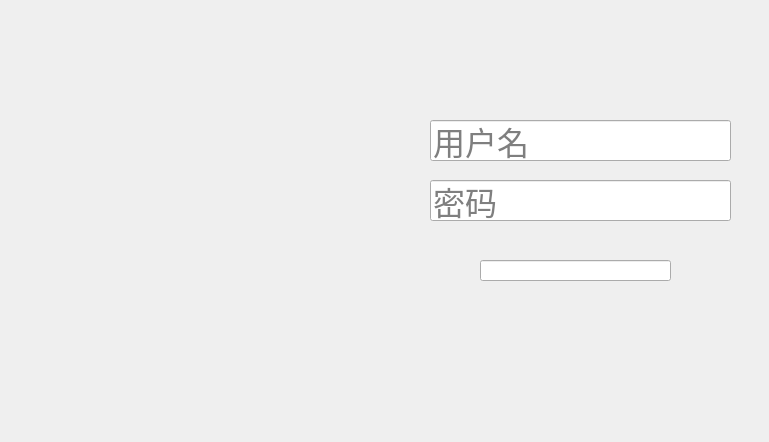
<?xml version="1.0" encoding="UTF-8"?>
<ui version="4.0">
 <class>Login</class>
 <widget class="QDialog" name="Login">
  <property name="geometry">
   <rect>
    <x>0</x>
    <y>0</y>
    <width>769</width>
    <height>442</height>
   </rect>
  </property>
  <property name="sizePolicy">
   <sizepolicy hsizetype="Preferred" vsizetype="Preferred">
    <horstretch>0</horstretch>
    <verstretch>0</verstretch>
   </sizepolicy>
  </property>
  <property name="windowTitle">
   <string>登录/注册</string>
  </property>
  <property name="windowIcon">
   <iconset resource="pics/buttonIcon/buttonicon.qrc">
    <normaloff>:/money_774px_1207513_easyicon.net.png</normaloff>:/money_774px_1207513_easyicon.net.png</iconset>
  </property>
  <widget class="QLabel" name="label_4">
   <property name="geometry">
    <rect>
     <x>0</x>
     <y>0</y>
     <width>771</width>
     <height>441</height>
    </rect>
   </property>
   <property name="toolTip">
    <string/>
   </property>
   <property name="styleSheet">
    <string notr="true">border-image: url(:/login_background.png);</string>
   </property>
   <property name="text">
    <string/>
   </property>
  </widget>
  <widget class="QLineEdit" name="username">
   <property name="geometry">
    <rect>
     <x>430</x>
     <y>120</y>
     <width>301</width>
     <height>41</height>
    </rect>
   </property>
   <property name="font">
    <font>
     <family>Adobe Arabic</family>
     <pointsize>24</pointsize>
    </font>
   </property>
   <property name="toolTip">
    <string>请输入用户名</string>
   </property>
   <property name="placeholderText">
    <string>用户名</string>
   </property>
   <property name="clearButtonEnabled">
    <bool>true</bool>
   </property>
  </widget>
  <widget class="QLineEdit" name="password">
   <property name="geometry">
    <rect>
     <x>430</x>
     <y>180</y>
     <width>301</width>
     <height>41</height>
    </rect>
   </property>
   <property name="font">
    <font>
     <family>Adobe Arabic</family>
     <pointsize>24</pointsize>
    </font>
   </property>
   <property name="toolTip">
    <string>请输入密码</string>
   </property>
   <property name="echoMode">
    <enum>QLineEdit::Password</enum>
   </property>
   <property name="placeholderText">
    <string>密码</string>
   </property>
   <property name="clearButtonEnabled">
    <bool>true</bool>
   </property>
  </widget>
  <widget class="QLineEdit" name="date">
   <property name="geometry">
    <rect>
     <x>480</x>
     <y>260</y>
     <width>191</width>
     <height>21</height>
    </rect>
   </property>
   <property name="font">
    <font>
     <family>Adobe Arabic</family>
     <pointsize>24</pointsize>
    </font>
   </property>
   <property name="toolTip">
    <string>当前日期</string>
   </property>
   <property name="alignment">
    <set>Qt::AlignCenter</set>
   </property>
  </widget>
  <widget class="QLabel" name="label">
   <property name="geometry">
    <rect>
     <x>450</x>
     <y>330</y>
     <width>51</width>
     <height>51</height>
    </rect>
   </property>
   <property name="styleSheet">
    <string notr="true">border-image: url(:/acceptBTN.png);</string>
   </property>
   <property name="text">
    <string/>
   </property>
  </widget>
  <widget class="QLabel" name="label_2">
   <property name="geometry">
    <rect>
     <x>550</x>
     <y>330</y>
     <width>51</width>
     <height>51</height>
    </rect>
   </property>
   <property name="styleSheet">
    <string notr="true">border-image: url(:/addNewUser.png);</string>
   </property>
   <property name="text">
    <string/>
   </property>
  </widget>
  <widget class="QLabel" name="label_3">
   <property name="geometry">
    <rect>
     <x>650</x>
     <y>330</y>
     <width>51</width>
     <height>51</height>
    </rect>
   </property>
   <property name="styleSheet">
    <string notr="true">border-image: url(:/rejectBTN.png);</string>
   </property>
   <property name="text">
    <string/>
   </property>
  </widget>
  <widget class="QPushButton" name="acceptBTN">
   <property name="geometry">
    <rect>
     <x>450</x>
     <y>330</y>
     <width>51</width>
     <height>51</height>
    </rect>
   </property>
   <property name="toolTip">
    <string>登录</string>
   </property>
   <property name="text">
    <string/>
   </property>
   <property name="flat">
    <bool>true</bool>
   </property>
  </widget>
  <widget class="QPushButton" name="registerNewUser">
   <property name="geometry">
    <rect>
     <x>550</x>
     <y>330</y>
     <width>51</width>
     <height>51</height>
    </rect>
   </property>
   <property name="toolTip">
    <string>注册新用户</string>
   </property>
   <property name="text">
    <string/>
   </property>
   <property name="flat">
    <bool>true</bool>
   </property>
  </widget>
  <widget class="QPushButton" name="exitBTN">
   <property name="geometry">
    <rect>
     <x>650</x>
     <y>330</y>
     <width>51</width>
     <height>51</height>
    </rect>
   </property>
   <property name="toolTip">
    <string>退出</string>
   </property>
   <property name="text">
    <string/>
   </property>
   <property name="flat">
    <bool>true</bool>
   </property>
  </widget>
 </widget>
 <resources>
  <include location="pics/buttonIcon/buttonicon.qrc"/>
 </resources>
 <connections/>
</ui>
